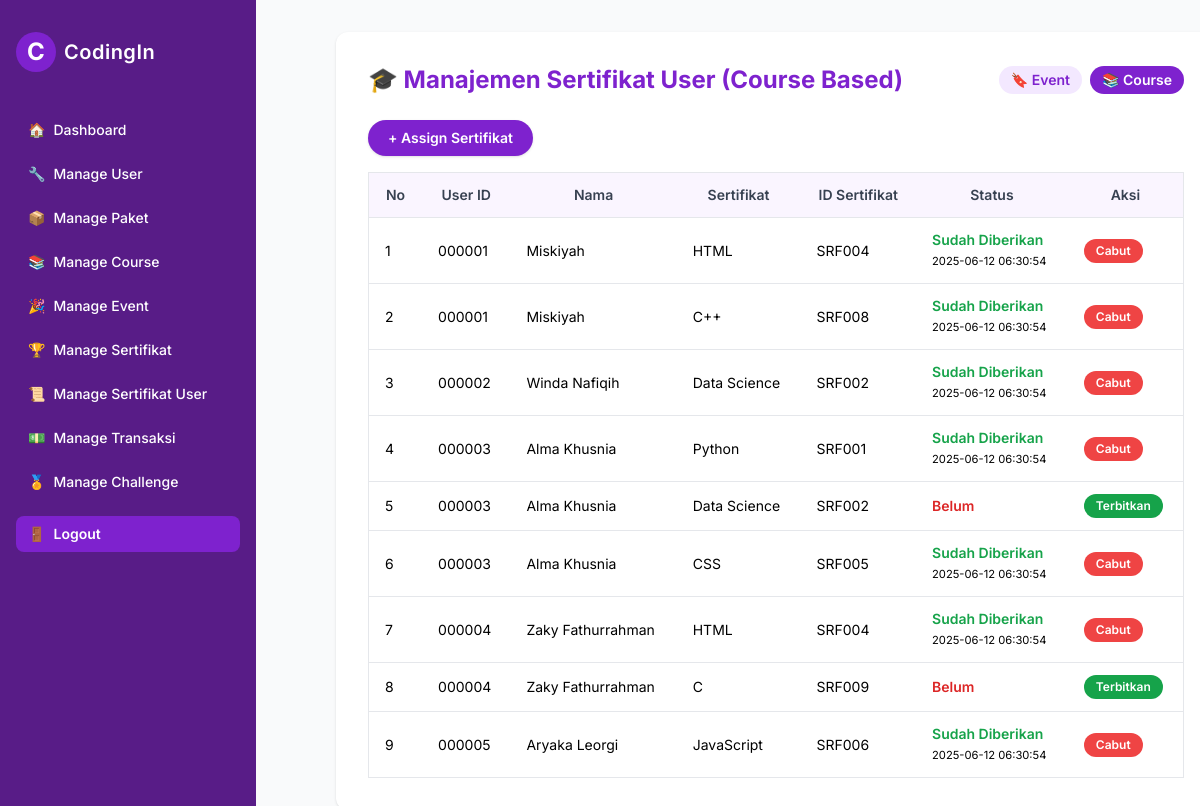
Page /admin/sertifusermanage/manage_sertifuser.php?tipe=course (signed in) on the earlier database version.
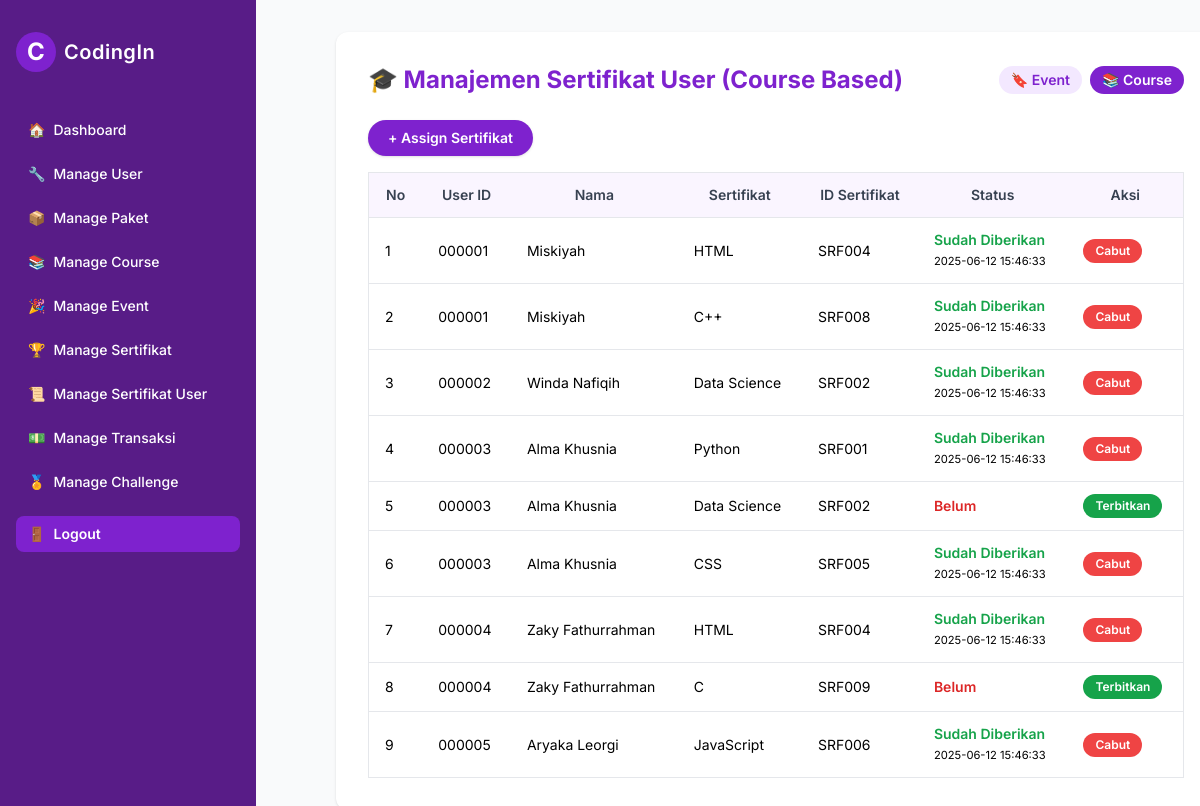
Same page on the later database version.
### tables this page shows
CREATE TABLE `user` (
  `ID` char(6) NOT NULL,
  `First_Name` varchar(60) NOT NULL,
  `Last_Name` varchar(60) DEFAULT NULL,
  `Jenis_kelamin` char(1) NOT NULL,
  `Pekerjaan` varchar(60) NOT NULL,
  `Kota` varchar(60) NOT NULL,
  `Negara` varchar(60) NOT NULL,
  `Nomor_Telepon` varchar(15) NOT NULL,
  `Email` varchar(60) NOT NULL,
  `Tentang_Saya` varchar(150) DEFAULT NULL,
  `Tanggal_Lahir` date NOT NULL,
  `password` varchar(255) NOT NULL DEFAULT '123456',
  `Foto_Profil` VARCHAR(255) NOT NULL DEFAULT '/uploads/default.jpeg'
);

CREATE TABLE `sertifuser` (
  `User_ID` char(6) NOT NULL,
  `Sertifikat_ID_Sertifikat` char(6) NOT NULL,
  `tanggal_diberikan` datetime DEFAULT current_timestamp()
);

CREATE TABLE `sertifikat` (
  `ID_Sertifikat` char(8) NOT NULL,
  `Nama_Sertifikat` varchar(100) NOT NULL,
  `sertif_template` varchar(255) DEFAULT NULL
);

### models/sertifuser.php (called while the page is built, shortened)
<?php
class SertifUser {
    private $pdo;
    public function __construct($pdo) {
        $this->pdo = $pdo;
    }
    public function getAll($tipe = 'event') {
        if ($tipe == 'course') {
            $query = "
                SELECT
                    u.ID AS User_ID,
                    CONCAT(COALESCE(u.First_Name, ''), ' ', COALESCE(u.Last_Name, '')) AS Nama,
                    c.Nama_course,
                    s.ID_Sertifikat,
                    s.Nama_Sertifikat,
                    su.tanggal_diberikan
                FROM user u
                JOIN user_course uc ON uc.User_ID = u.ID
                JOIN courses c ON c.ID_courses = uc.Courses_ID_Courses
                JOIN sertifikat s ON s.ID_Sertifikat = c.Sertifikat_ID_sertifikat
                LEFT JOIN sertifuser su
                    ON su.User_ID = u.ID AND su.Sertifikat_ID_Sertifikat = s.ID_Sertifikat
                ORDER BY u.ID
            ";
        }
        $stmt = $this->pdo->query($query);
        return $stmt->fetchAll(PDO::FETCH_ASSOC);
    }
}

### admin/sertifusermanage/manage_sertifuser.php (the view, shortened to what the changed rows need)
<?php
require_once '../../config/database.php';
require_once '../../models/sertifuser.php';
$tipe = $_GET["tipe"] ?? "event";
$sertifUserModel = new SertifUser($pdo);
$rows = $sertifUserModel->getAll($tipe);
?>
<!DOCTYPE html>
<html lang="id">
<head>
  <script src="https://cdn.tailwindcss.com"></script>
</head>
<body class="bg-gray-50 min-h-screen flex">
  <main class="flex-1 p-8">
    <div class="bg-white rounded-xl shadow p-8 w-full max-w-5xl ml-0 md:ml-12">
      <div class="flex flex-col md:flex-row md:items-center md:justify-between mb-6 gap-4">
        <h2 class="text-2xl font-bold text-purple-700">🎓 Manajemen Sertifikat User (<?= ucfirst($tipe) ?> Based)</h2>
      </div>
      <div class="overflow-x-auto">
        <table class="min-w-full border border-gray-200 rounded-lg text-xs sm:text-sm">
          <thead class="bg-purple-50">
            <tr>
              <th class="py-3 px-4 font-semibold text-gray-700 border-b">No</th>
              <th class="py-3 px-4 font-semibold text-gray-700 border-b">User ID</th>
              <th class="py-3 px-4 font-semibold text-gray-700 border-b">Nama</th>
              <th class="py-3 px-4 font-semibold text-gray-700 border-b">Sertifikat</th>
              <th class="py-3 px-4 font-semibold text-gray-700 border-b">ID Sertifikat</th>
              <th class="py-3 px-4 font-semibold text-gray-700 border-b">Status</th>
              <th class="py-3 px-4 font-semibold text-gray-700 border-b">Aksi</th>
            </tr>
          </thead>
          <tbody class="divide-y divide-gray-200">
            <?php $no = 1; foreach ($rows as $row): ?>
              <?php $sudah_terbit = !is_null($row['tanggal_diberikan']); ?>
              <tr class="hover:bg-purple-50">
                <td class="py-3 px-4"><?= $no++ ?></td>
                <td class="py-3 px-4"><?= htmlspecialchars($row['User_ID']) ?></td>
                <td class="py-3 px-4"><?= htmlspecialchars($row['Nama']) ?></td>
                <td class="py-3 px-4"><?= htmlspecialchars($row['Nama_Sertifikat']) ?></td>
                <td class="py-3 px-4"><?= htmlspecialchars($row['ID_Sertifikat']) ?></td>
                <td class="py-3 px-4">
                  <?php if ($sudah_terbit): ?>
                    <span class="text-green-600 font-semibold">Sudah Diberikan</span><br>
                    <small><?= htmlspecialchars($row['tanggal_diberikan']) ?></small>
                  <?php else: ?>
                    <span class="text-red-600 font-semibold">Belum</span>
                  <?php endif; ?>
                </td>
                <td class="py-3 px-4">
                  <div class="flex gap-2">
                    <?php if (!$sudah_terbit): ?>
                      <form action="give_sertifuser.php" method="post" class="inline">
                        <button type="submit" class="bg-green-600 text-white px-3 py-1 rounded-full text-xs font-semibold hover:bg-green-700 transition">Terbitkan</button>
                      </form>
                    <?php else: ?>
                      <form action="cancel_sertifuser.php" method="post" class="inline" onsubmit="return confirm('Yakin ingin mencabut sertifikat ini?');">
                        <button type="submit" class="bg-red-500 text-white px-3 py-1 rounded-full text-xs font-semibold hover:bg-red-600 transition">Cabut</button>
                      </form>
                    <?php endif; ?>
                  </div>
                </td>
              </tr>
            <?php endforeach; ?>
          </tbody>
        </table>
      </div>
    </div>
  </main>
</body>
</html>

Differences in the rows shown:
changed user "SRF008": sertifuser.tanggal_diberikan "2025-06-12 06:30:54" → "2025-06-12 15:46:33"
computed for user id 000002: sertifuser.tanggal_diberikan "2025-06-12 06:30:54" → "2025-06-12 15:46:33"
computed for user "Python": sertifuser.tanggal_diberikan "2025-06-12 06:30:54" → "2025-06-12 15:46:33"
computed for user "SRF009": sertifuser.tanggal_diberikan "2025-06-12 06:30:54" → "2025-06-12 15:46:33"
computed for user "JavaScript": sertifuser.tanggal_diberikan "2025-06-12 06:30:54" → "2025-06-12 15:46:33"
